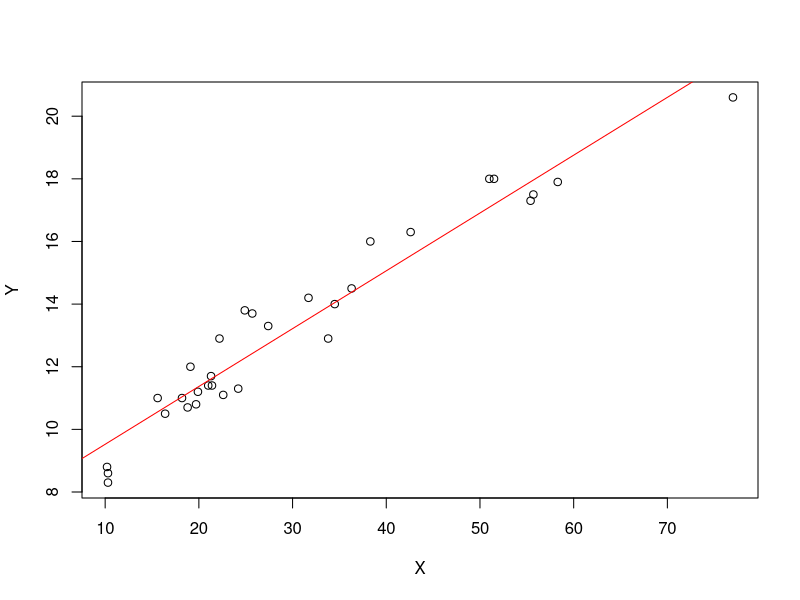

This figure's R source:
## ---- chunk 1
head(trees)
X = trees$Volume ## 体积
Y = trees$Girth ## 直径
## ---- chunk 2
fit <- lm(Y~X)
summary(fit)
coefficients(fit) # model coefficients
confint(fit, level=0.95) # CIs for model parameters 
fitted(fit) # predicted values
residuals(fit) # residuals
anova(fit) # anova table 
## ---- chunk 3
n = nrow(trees)
Xbar = mean(X)
Ybar = mean(Y)
b1 = sum((X - Xbar)*(Y - Ybar))/sum((X-Xbar)^2)
b0 = Ybar - b1*Xbar
b1;b0
## ---- chunk 4
residual = Y - b1*X - b0
SSE = sum(residual^2)
MSE = SSE/(n-2)
SSE; MSE; sqrt(MSE)
## ---- chunk 5
s = sqrt( MSE/sum((X - Xbar)^2))
t = b1 / s
p = (1 - pt(t, n -2))*2
s; t; p
## ---- chunk 6
SSTO = var(Y) * (n-1)
F = (SSTO - SSE)/((n-1) - (n-2)) / (SSE/(n-2))
F
## ---- chunk 7
Rsq = 1 - SSE/SSTO
r = b1/abs(b1) * sqrt(Rsq) 
Rsq; r; cor(X,Y)
## ---- chunk 8
plot(X,Y)
abline(b0,b1, col="red")
